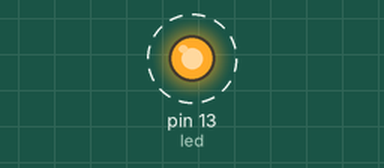
This sketch was run on a simulated Arduino Uno, built with avr-gcc and run on an emulated ATmega328P. Shown: output pins drawn as LEDs (lit = HIGH). Dashed ring = blinking. What the sketch prints to the serial monitor is not drawn.

Above: at 0.2 s.
Timing chart, 0 to 3.0 s (numbered marks = the images above):
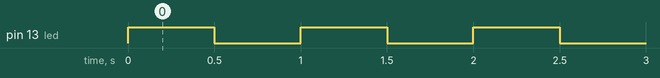

The sketch:

Lab9.ino
```cpp
int led = 13;

void setup()
{
  // put your setup code here, to run once:
  Serial.begin(9600);
  pinMode(led, OUTPUT);
}

void loop()
{
  // put your main code here, to run repeatedly:
  digitalWrite(led, HIGH);
  Serial.println("The LED connected to pin 9 is On!");
  delay(500);
  digitalWrite(led, LOW);
  Serial.println("Led is Off");
  delay(500);
}
```

Measured:
- by itself, pin 13 (led): alternates HIGH for 0.50 s and LOW for 0.50 s
